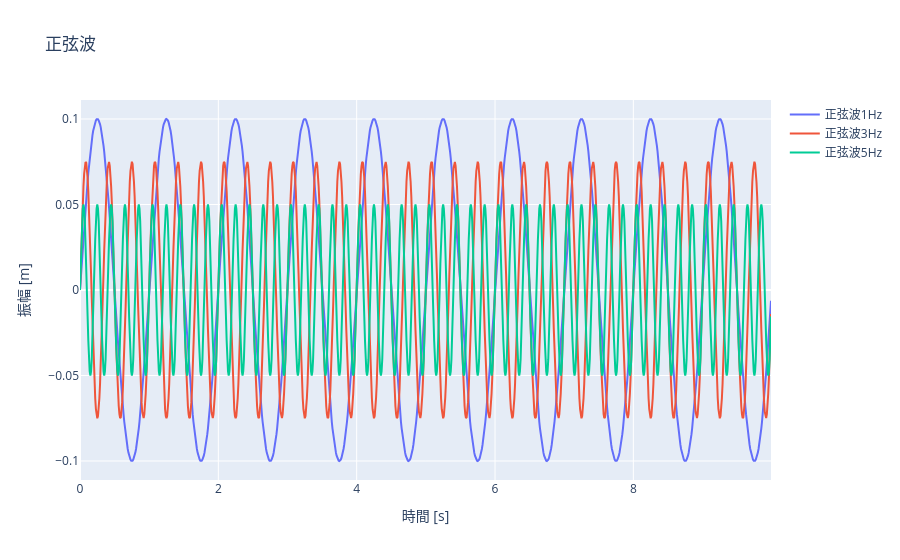

The notebook cell this image was saved under:
### Markdown cell above
### 4.1.1 個別正弦波

### Code cell
import numpy as np

# 時系列
dt = 0.01  # サンプリング間隔 [s]
fs = 1 / dt  # サンプリング周波数 [Hz]
T = 10  # 全体時間長 [s]
time_series = np.arange(0, T, dt)

# 正弦波#1
a1 = 0.1  # 振幅 [m]
f1 = 1  # 周波数 [Hz]
sin_wave1 = a1 * np.sin(2 * np.pi * f1 * time_series)

# 正弦波#2
a2 = 0.075  # 振幅 [m]
f2 = 3  # 周波数 [Hz]
sin_wave2 = a2 * np.sin(2 * np.pi * f2 * time_series)

# 正弦波#3
a3 = 0.05  # 振幅 [m]
f3 = 5  # 周波数 [Hz]
sin_wave3 = a3 * np.sin(2 * np.pi * f3 * time_series)

# プロット
import plotly.graph_objects as go
fig = go.Figure()
fig.add_trace(go.Scatter(x=time_series, y=sin_wave1, name='正弦波1Hz'))
fig.add_trace(go.Scatter(x=time_series, y=sin_wave2, name='正弦波3Hz'))
fig.add_trace(go.Scatter(x=time_series, y=sin_wave3, name='正弦波5Hz'))
fig.update_layout(showlegend=True, title='正弦波', xaxis_title='時間 [s]', yaxis_title='振幅 [m]')
fig.show()

### Figure 1 — Plotly figure (JSON) as saved in the notebook; plotly's stock layout.template omitted (floating-point values rounded to 4 significant figures; data arrays with more than 128 entries replaced by an {"elided": "..."} marker saying what was removed)
{"data": [{"name": "正弦波1Hz", "type": "scatter", "x": {"elided": "1000 float values"}, "y": {"elided": "1000 float values"}}, {"name": "正弦波3Hz", "type": "scatter", "x": {"elided": "1000 float values"}, "y": {"elided": "1000 float values"}}, {"name": "正弦波5Hz", "type": "scatter", "x": {"elided": "1000 float values"}, "y": {"elided": "1000 float values"}}], "layout": {"showlegend": true, "title": {"text": "正弦波"}, "xaxis": {"title": {"text": "時間 [s]"}}, "yaxis": {"title": {"text": "振幅 [m]"}}}}
